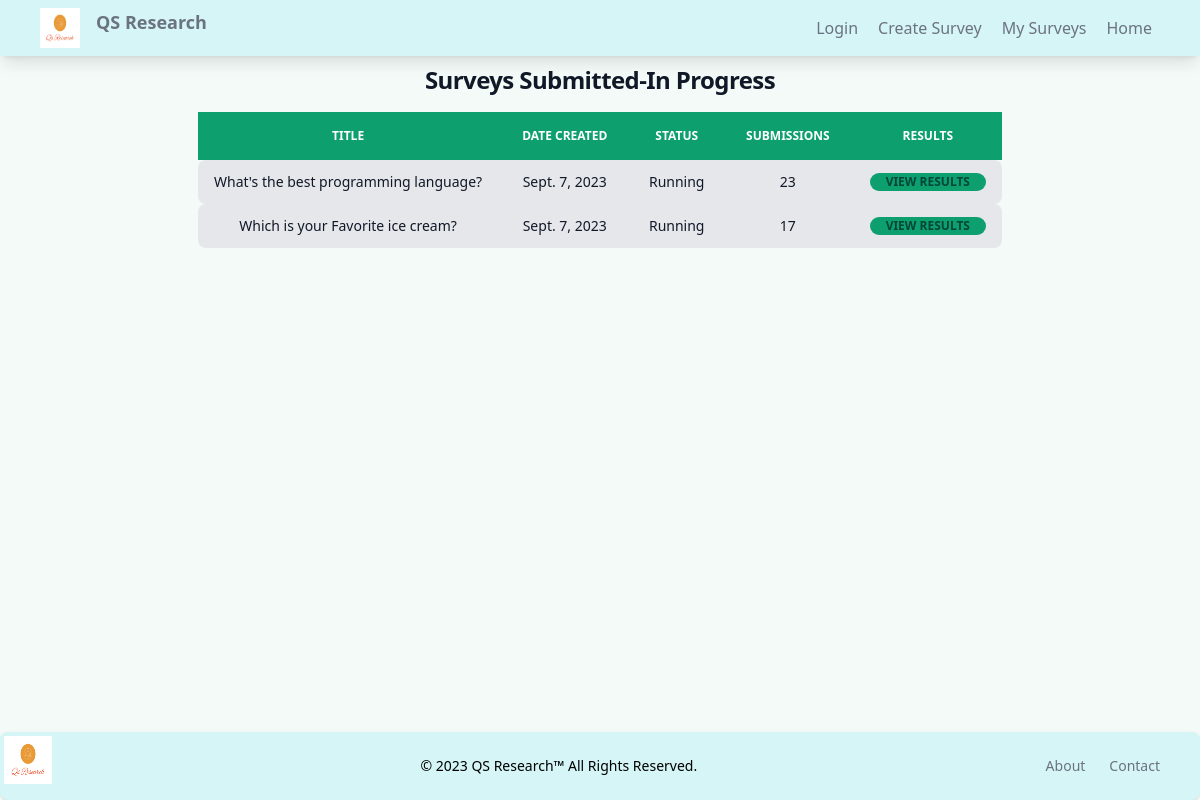
Page /submissions/ on the earlier database version.
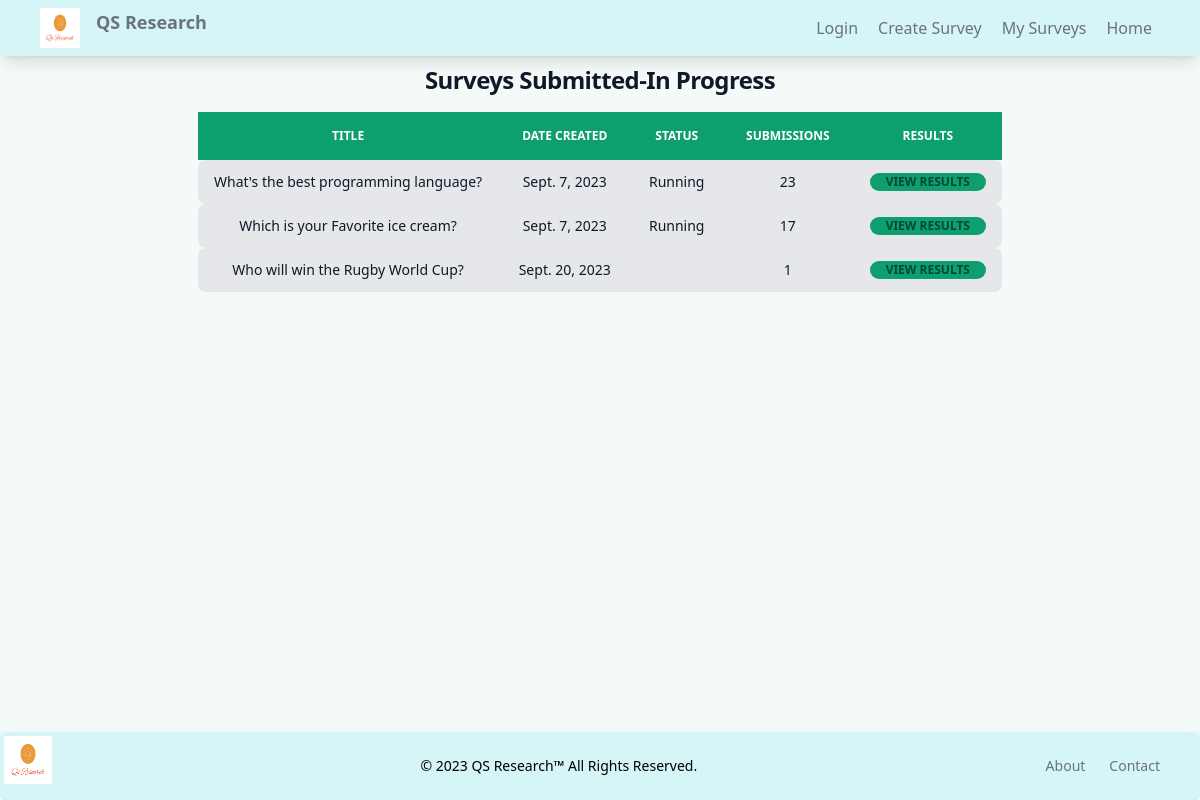
Same page on the later database version.
### surveyapp/models.py (models this page shows, shortened)
class Survey(models.Model):
    STATUSES = [
        ('Pending', 'Pending'),
        ('Running', 'Running'),
        ('Finished', 'Finished')
    ]
    id = models.IntegerField(primary_key=True)
    date = models.DateField()
    topic = models.CharField(max_length=50, default='hola')
    question = models.CharField(max_length=200)
    creator = models.CharField(max_length=100)
    submissions = models.IntegerField(default=0)
    status = models.CharField(max_length=15, choices=STATUSES, default='Pending')

### surveyapp/views.py (the view)
# urls.py: path('submissions/', views.Submissions, name='submissions'),
def Submissions(request):
    polls = Survey.objects.all().values()
    print('result is', polls)
    context = {'polls': polls}
    return render(request, 'surveys/submissions.html', context)

### surveyapp/templates/surveys/submissions.html (shortened to what the changed rows need)
{% extends 'surveys/base.html' %}
  {% load static %}
{% load tailwind_tags %}  -->
{% block content %}
<h1 class="mb-4 text-center mt-2 text-2xl font-extrabold leading-none tracking-tight text-gray-900 md:text-2xl lg:text-2xl dark:text-white">Surveys Submitted-In Progress</h1>
<table class="mx-auto py-2 text-sm text-left text-gray-500 dark:text-gray-400">
  <thead class="text-xs text-gray-700 uppercase bg-green-500 text-white first:rounded-tl-lg first:rounded-bl-lg last:rounded-tr-lg last:rounded-br-lg">
      <tr>
        <th scope="col" class="p-4 text-center">Title</th>
        <th scope="col" class="px-6 py-3 text-center">Date Created</th>
        <th scope="col" class="px-6 py-3 text-center">Status</th>
        <th scope="col" class="px-6 py-3 text-center">Submissions</th>
        <th scope="col" class="px-6 py-3 text-center">Results</th>
      </tr>
    </thead>
    <tbody>
        {% for poll in polls %}
      <tr class="bg-slate-50 border-spacing">
        <td class="px-4 py-3 text-center text-gray-900 bg-gray-200 first:rounded-tl-lg first:rounded-bl-lg last:rounded-tr-lg last:rounded-br-lg">{{poll.question}}</td>
        <td class="px-4 py-3 text-center text-gray-900 bg-gray-200 first:rounded-tl-lg first:rounded-bl-lg last:rounded-tr-lg last:rounded-br-lg">{{poll.date}}</td>
        <td class="px-4 py-3 text-center text-gray-900 bg-gray-200 first:rounded-tl-lg first:rounded-bl-lg last:rounded-tr-lg last:rounded-br-lg">{{poll.status}}</td>
        <td class="px-4 py-3 text-center text-gray-900 bg-gray-200 first:rounded-tl-lg first:rounded-bl-lg last:rounded-tr-lg last:rounded-br-lg">{{poll.submissions}}</td>
         <td class="px-4 py-3 text-gray-900 bg-gray-200 first:rounded-tl-lg first:rounded-bl-lg last:rounded-tr-lg last:rounded-br-lg">  <button class="float-right rounded-full bg-green-500 px-4 py-px text-xs font-semibold uppercase text-green-900 antialiased" onclick="displayResults( '{{  poll.id }}' )">View Results</button></td>
      </tr>
      {% endfor %}
    </tbody>
  </table>
{% endblock content %}

Differences in the rows shown:
added Survey: question "Who will win the Rugby World Cup?", date "Sept. 20, 2023", submissions "1"
